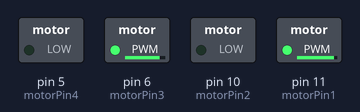
The sketch below on a simulated Arduino Nano, built with avr-gcc and run on an emulated ATmega328P. On the bench: switched loads named in the sketch (green lamp = pin HIGH).

Above: at 0.1 s.
Timing chart, 0 to 1.6 s (numbered marks = the images above):
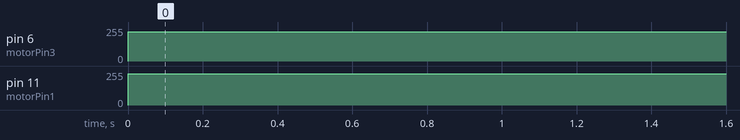

The sketch:

move_forword.ino
```cpp
// Motor A
int motorPin1 = 11; // Connected to pin 2 on Arduino Nano
int motorPin2 = 10; // Connected to pin 3 on Arduino Nano

// Motor B
int motorPin3 = 6; // Connected to pin 4 on Arduino Nano
int motorPin4 = 5; // Connected to pin 5 on Arduino Nano

void setup() {
    // Set motor pins as output
    pinMode(motorPin1, OUTPUT);
    pinMode(motorPin2, OUTPUT);
    pinMode(motorPin3, OUTPUT);
    pinMode(motorPin4, OUTPUT);
}

void loop() {
    // Move both motors forward
      analogWrite(motorPin1, 235); //forword, left
      analogWrite(motorPin2, 0); //back
      analogWrite(motorPin3, 220); //forword, right
      analogWrite(motorPin4, 0); //back
}
```

Measured:
- by itself, pin 6 (motorPin3): 0/255 → 220/255 at 0.00 s
- by itself, pin 11 (motorPin1): 0/255 → 235/255 at 0.00 s
